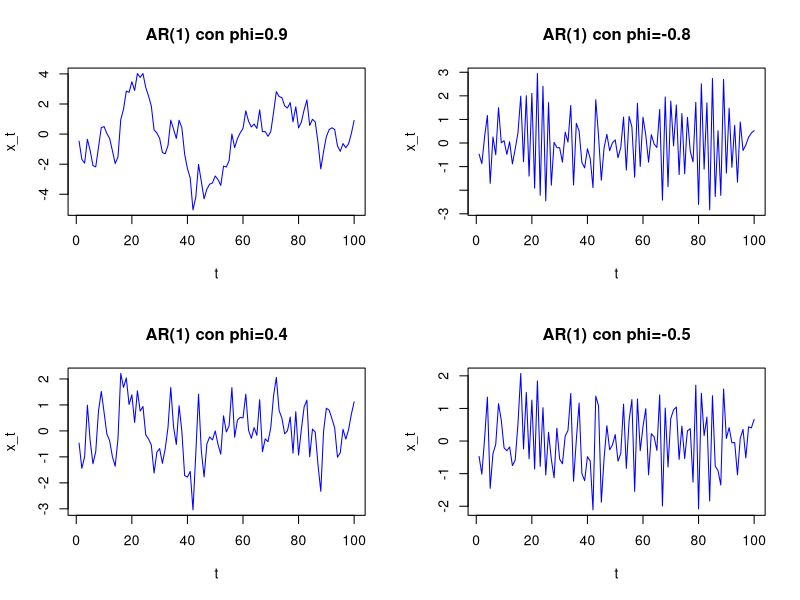
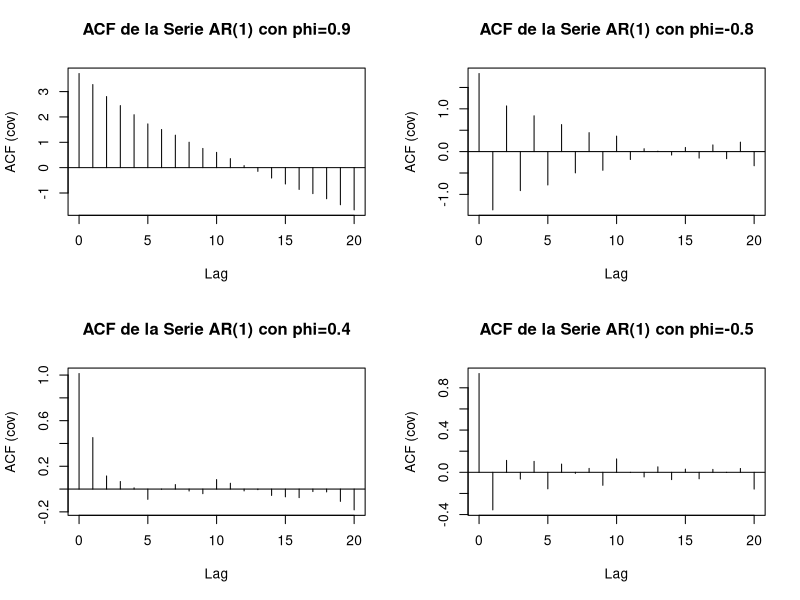
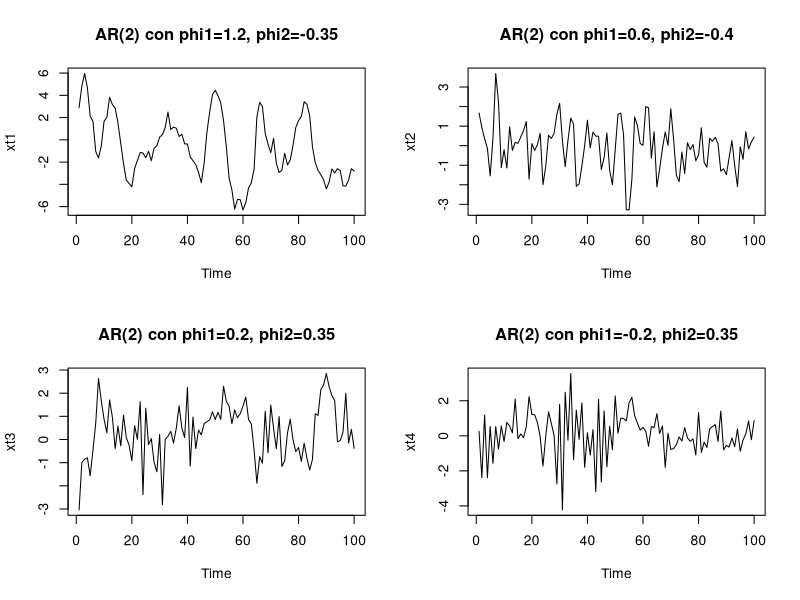
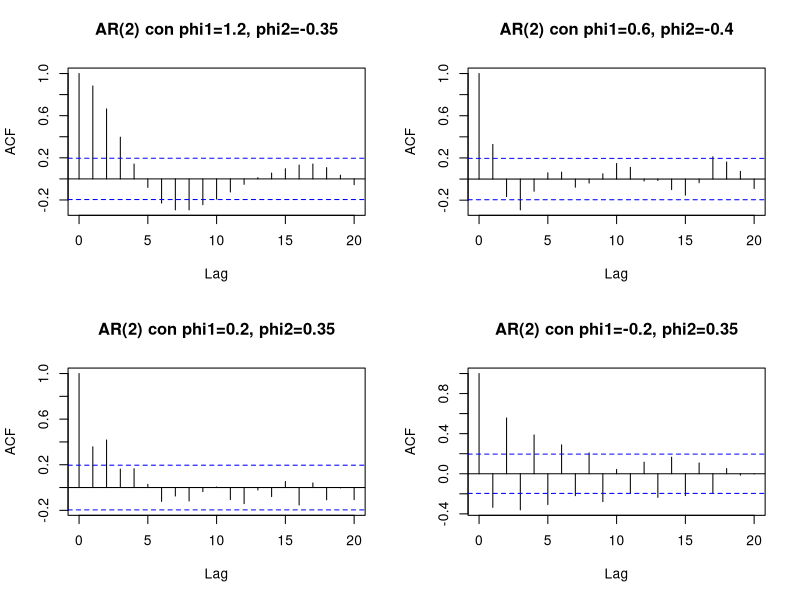
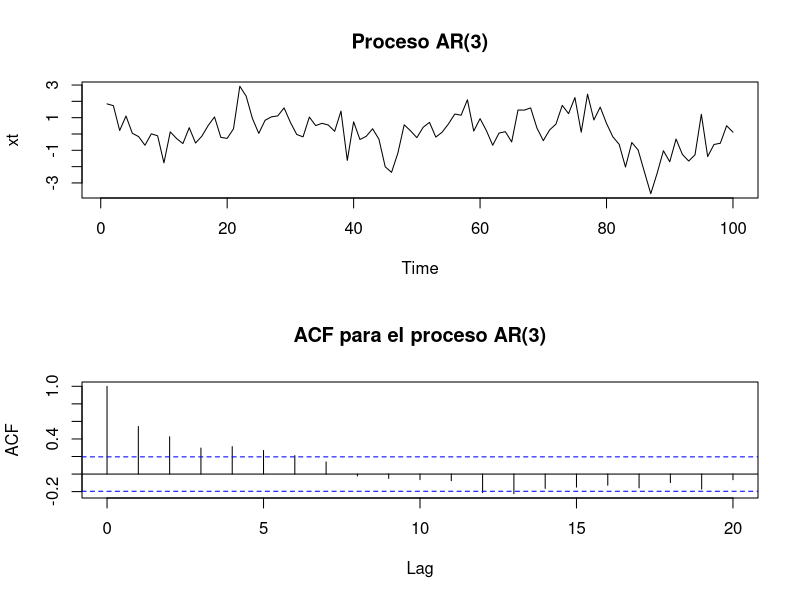

These figures' R source, in order:
## ---- chunk 1
# Coeficientes phi
phi1=0.9
phi2=-0.8
phi3=0.4
phi4=-0.5
# Ruido blanco gaussiano
w=rnorm(100,0,1)
# Series AR(1)
ar1_1=filter(w,filter = phi1,method = "recursive")
ar1_2=filter(w,filter = phi2,method = "recursive")
ar1_3=filter(w,filter = phi3,method = "recursive")
ar1_4=filter(w,filter = phi4,method = "recursive")
# Graficos
par(mfrow=c(2,2))
plot.ts(ar1_1, col="blue",type = "l",
     main = "AR(1) con phi=0.9",xlab="t",ylab="x_t")
plot.ts(ar1_2, col="blue",type = "l",
        main = "AR(1) con phi=-0.8",xlab="t",ylab="x_t")
plot.ts(ar1_3, col="blue",type = "l",
        main = "AR(1) con phi=0.4",xlab="t",ylab="x_t")
plot.ts(ar1_4, col="blue",type = "l",
        main = "AR(1) con phi=-0.5",xlab="t",ylab="x_t")
## ---- chunk 2
par(mfrow=c(2,2))
acf(ar1_1,type = "covariance", main="ACF de la Serie AR(1) con phi=0.9")
acf(ar1_2,type = "covariance", main="ACF de la Serie AR(1) con phi=-0.8")
acf(ar1_3,type = "covariance", main="ACF de la Serie AR(1) con phi=0.4")
acf(ar1_4,type = "covariance", main="ACF de la Serie AR(1) con phi=-0.5")
## ---- chunk 3
# Series AR(2)
xt1<-arima.sim(list(order=c(2,0,0),ar=c(1.2,-0.35)),n=100)
xt2<-arima.sim(list(order=c(2,0,0),ar=c(0.6,-0.4)),n=100)
xt3<-arima.sim(list(order=c(2,0,0),ar=c(0.2,0.35)),n=100)
xt4<-arima.sim(list(order=c(2,0,0),ar=c(-0.2,0.35)),n=100)
# Graficos de las series
par(mfrow=c(2,2))
plot(xt1,type="l", main = "AR(2) con phi1=1.2, phi2=-0.35")
plot(xt2,type="l", main = "AR(2) con phi1=0.6, phi2=-0.4")
plot(xt3,type="l", main = "AR(2) con phi1=0.2, phi2=0.35")
plot(xt4,type="l", main = "AR(2) con phi1=-0.2, phi2=0.35")
## ---- chunk 4
# Funciones de autocovarianzas
par(mfrow=c(2,2))
acf(xt1, main = "AR(2) con phi1=1.2, phi2=-0.35")
acf(xt2, main = "AR(2) con phi1=0.6, phi2=-0.4")
acf(xt3, main = "AR(2) con phi1=0.2, phi2=0.35")
acf(xt4, main = "AR(2) con phi1=-0.2, phi2=0.35")
## ---- chunk 5
xt<-arima.sim(list(order=c(3,0,0),ar=c(0.35,0.18,-0.14)),n=100)
par(mfrow=c(2,1))
plot(xt,type="l",main="Proceso AR(3)")
acf(xt, main="ACF para el proceso AR(3)")
